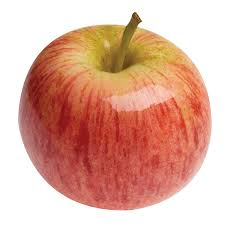
#> input picture Images/templates/apple.jpg, 225 x 225 px
$ python -i crop_resize.py   (imports and definitions only)   (older library calls are emulated)
#> lines starting #> are read from the running program, lines starting #| are printed output that depends on the picture; after the words box and inside, x2 and y2 are one past the last pixel; in counts of white or black regions, pixels touching at a corner belong together
import cv2
import numpy as np

from .image_show import image_show
# crop a image according to the largest contour detected and then resize the image to a specific size


def cnt_area(cnt):
    return cv2.contourArea(cnt, True)


# EFFECTS:  first crop and mask the img so that only fruit is centered and background turns black
#           second resize the img to 200*200
# RETURNS:  resizedFrutiOnly: the fruit image resized so that the fruit is centered
#           resizedCroppedMask: binary image, representing the fruit mask
def crop_resize(img):
    # convert to binary to detect contours
    binaryImg = blue_crop_resize(img)
    _, contours, _ = cv2.findContours(
        binaryImg, cv2.RETR_TREE, cv2.CHAIN_APPROX_NONE)

    # select the fruit contour by selecting the contour with the greatest enclosed area
    sortedCnts = sorted(contours, key=cnt_area, reverse=True)

    # making a mask according to the detected contour
    blackMask = np.zeros(img.shape, dtype=np.uint8)  # a black rectangle
    mask1 = cv2.drawContours(
        blackMask.copy(), [sortedCnts[0]], -1, (255, 255, 255), -1)  # with fruit area being white
    mask2 = cv2.drawContours(
        blackMask.copy(), [sortedCnts[1]], -1, (255, 255, 255), -1)  # with fruit area being white
    mask1 = cv2.cvtColor(mask1, cv2.COLOR_BGR2GRAY)  # convert it to gray
    mask2 = cv2.cvtColor(mask2, cv2.COLOR_BGR2GRAY)  # convert it to gray

    # crop the image and the mask so that the fruit are zoomed in and centered
    x1, y1, w1, h1 = cv2.boundingRect(sortedCnts[0])
    x2, y2, w2, h2 = cv2.boundingRect(sortedCnts[1])  # second largest
    croppedImg1 = img[y1:y1+h1, x1:x1+w1]
    croppedMask1 = mask1[y1:y1+h1, x1:x1+w1]
    croppedImg2 = img[y2:y2+h2, x2:x2+w2]
    croppedMask2 = mask2[y2:y2+h2, x2:x2+w2]

    # set the background of the fruit image to white
    fruitOnly1 = cv2.bitwise_and(croppedImg1, croppedImg1, mask=croppedMask1)
    fruitOnly2 = cv2.bitwise_and(croppedImg2, croppedImg2, mask=croppedMask2)

    # resize to 200*200
    resizedFruitOnly = [cv2.resize(
        fruitOnly1, (200, 200)), cv2.resize(fruitOnly2, (200, 200))]
    resizedCroppedMask = [cv2.resize(
        croppedMask1, (200, 200)), cv2.resize(croppedMask2, (200, 200))]

    return (resizedFruitOnly, resizedCroppedMask)


# EFFECTS:  scan an image and find the position of the fruit.
# RETURNS:  returns the coordinates of the upper corner and the width & length of the fruit, <x,y>, w, h
def fruit_position(img):
    binaryImg = blue_crop_resize(img)
    _, contours, _ = cv2.findContours(
        binaryImg, cv2.RETR_TREE, cv2.CHAIN_APPROX_NONE)

    # select the fruit contour by selecting the contour with the greatest enclosed area
    sortedCnts = sorted(contours, key=cnt_area, reverse=True)

    x1, y1, w1, h1 = cv2.boundingRect(sortedCnts[0])
    x2, y2, w2, h2 = cv2.boundingRect(sortedCnts[1])  # second largest
    return [((x1, y1), w1, h1), ((x2, y2), w2, h2)]

# EFFECTS:  calculate the average RGB of the fruit and then detect the contours based on
#           the calculated threshold


def color_pattern_crop_resize(img, color_pattern):
    blackMask = np.zeros(img.shape[:2], dtype=np.uint8)
    width, height, _ = img.shape
    for w in range(width):
        for h in range(height):
            if img[w, h, 0] > color_pattern[0] or img[w, h, 1] > color_pattern[1] or img[w, h, 2] > color_pattern[2]:
                blackMask[w, h] = 2
    retval, binaryImg = cv2.threshold(blackMask, 1, 255, cv2.THRESH_BINARY)
    return binaryImg


def avrBlueBrightness(img):
    sum = cv2.sumElems(img)
    blueSum = sum[0]
    avr_blue = blueSum / img.size
    return avr_blue


def blue_crop_resize(img):
    blueImg, _, _ = cv2.split(img)
    avr_blue_threshold = avrBlueBrightness(img) * 1.8
    _, binaryImg = cv2.threshold(
        blueImg, avr_blue_threshold, 255, cv2.THRESH_BINARY)
    return binaryImg


def is_fruit(img):
    result = [0, 0]
    binaryImg = blue_crop_resize(img)
    _, contours, _ = cv2.findContours(
        binaryImg, cv2.RETR_TREE, cv2.CHAIN_APPROX_NONE)

    # select the fruit contour by selecting the contour with the greatest enclosed area
    sortedCnts = sorted(contours, key=cnt_area, reverse=True)

    width, height = img.shape[:2]
    total_area = width * height
    if cnt_area(sortedCnts[0]) / total_area > 1/50:
        result[0] = 1
    if cnt_area(sortedCnts[1]) / total_area > 1/50:
        result[1] = 1
    return result

>>> import cv2
>>> picture = cv2.imread('../Images/templates/apple.jpg')
#> picture is the input picture: shape (225, 225, 3); mean B, G, R 155.2, 172.2, 222.2
>>> result = crop_resize(picture)
#> in blue_crop_resize, `blueImg, _, _ = cv2.split(img)`:
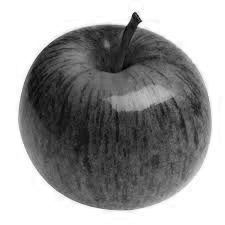
#> blueImg: shape (225, 225); min 0, max 255, mean 155.2
#> in avrBlueBrightness, `sum = cv2.sumElems(img)`: sum = (7855211, 8717433, 11249247, 0)
#> in avrBlueBrightness, `blueSum = sum[0]`: blueSum = 7855211
#> in avrBlueBrightness, `avr_blue = blueSum / img.size`: avr_blue = 51.72
#> in blue_crop_resize, `avr_blue_threshold = avrBlueBrightness(img) * 1.8`: avr_blue_threshold = 93.1
#> in blue_crop_resize, `_, binaryImg = cv2.threshold( blueImg, avr_blue_threshold, 255, cv2.TH..`:
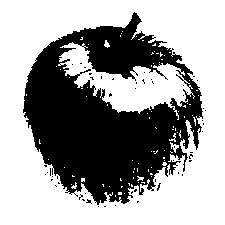
#> binaryImg: shape (225, 225); 62.5% white; 52 black regions (51 under 20 px)
#> in crop_resize, `_, contours, _ = cv2.findContours( binaryImg, cv2.RETR_TREE, cv2.CHAIN..`: contours = 175 contours, 168 with area under 20; largest, box (x1, y1, x2, y2) and area: (0, 0, 225, 225) 50176, (22, 11, 204, 206) 23891, (58, 42, 195, 120) 3876, (79, 68, 92, 75) 31, (170, 142, 179, 153) 28, (156, 182, 162, 192) 22, (85, 198, 92, 204) 20
#> in crop_resize, `sortedCnts = sorted(contours, key=cnt_area, reverse=True)`: sortedCnts has the same summary as contours
#> in crop_resize, `mask1 = cv2.drawContours( blackMask.copy(), [sortedCnts[0]], -1, (255,..`:
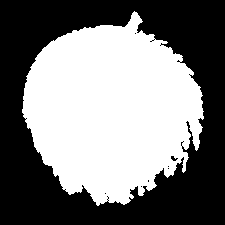
#> mask1: shape (225, 225, 3); 48.2% white; 1 white region, box (x1, y1, x2, y2) and area: (22, 11, 204, 206) 24396
#> in crop_resize, `mask2 = cv2.drawContours( blackMask.copy(), [sortedCnts[1]], -1, (255,..`:
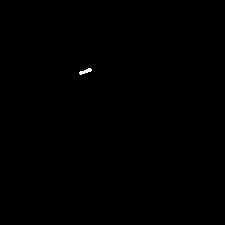
#> mask2: shape (225, 225, 3); 0.09% white; 1 white region, box (x1, y1, x2, y2) and area: (79, 68, 92, 75) 45
#> in crop_resize, `x1, y1, w1, h1 = cv2.boundingRect(sortedCnts[0])`: x1 = 22; y1 = 11; w1 = 182; h1 = 195
#> in crop_resize, `x2, y2, w2, h2 = cv2.boundingRect(sortedCnts[1])`: x2 = 79; y2 = 68; w2 = 13; h2 = 7
#> in crop_resize, `croppedImg1 = img[y1:y1+h1, x1:x1+w1]`:
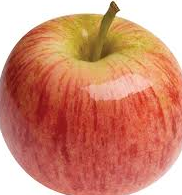
#> croppedImg1: shape (195, 182, 3); mean B, G, R 115.2, 139.1, 209.1
#> in crop_resize, `croppedMask1 = mask1[y1:y1+h1, x1:x1+w1]`:
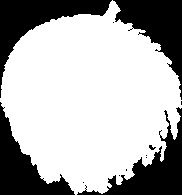
#> croppedMask1: shape (195, 182); 68.7% white; 12 black regions (7 under 20 px), largest, box (x1, y1, x2, y2) and area: (0, 0, 112, 98) 2937, (113, 0, 182, 100) 2813, (77, 107, 182, 195) 2776, (0, 102, 75, 195) 2537, (149, 145, 156, 150) 20
#> in crop_resize, `fruitOnly1 = cv2.bitwise_and(croppedImg1, croppedImg1, mask=croppedMas..`:
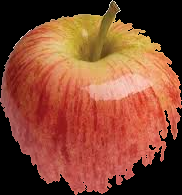
#> fruitOnly1: shape (195, 182, 3); mean B, G, R 50.2, 72.3, 134.2

$ run again, on Images/templates/banana.jpg
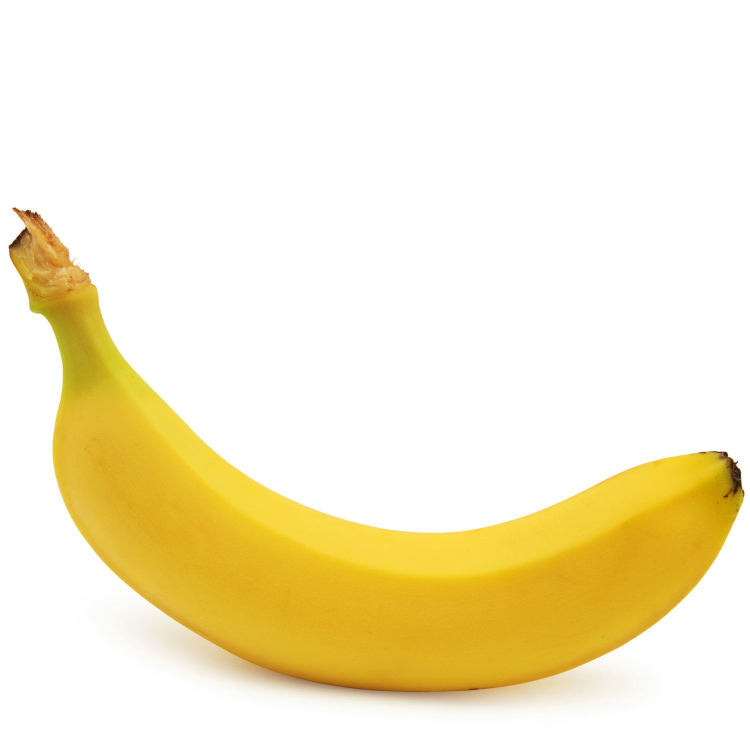
#> input picture Images/templates/banana.jpg, 1500 x 1500 px (shown at 1/2 size)
#> picture is the input picture: shape (1500, 1500, 3); mean B, G, R 205.7, 237.6, 247.5
#> sum = (462782326, 534677336, 556913570, 0)
#> blueSum = 462782326
#> avr_blue = 68.56
#> avr_blue_threshold = 123.4
#> in blue_crop_resize, `_, binaryImg = cv2.threshold( blueImg, avr_blue_threshold, 255, cv2.TH..`:
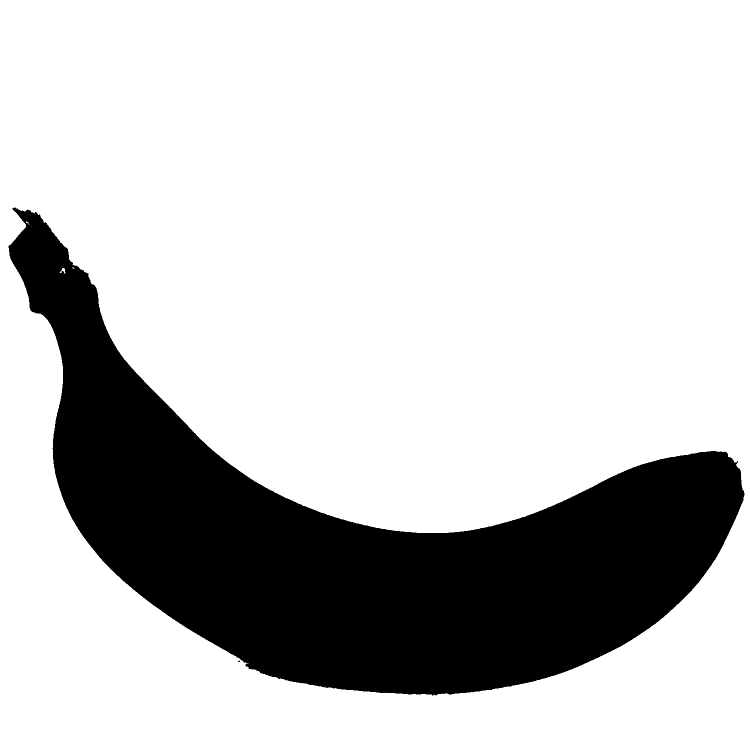
#> binaryImg: shape (1500, 1500) (shown at 1/2 size); 77.8% white; 2 black regions (1 under 20 px)
#> contours = 9 contours, 6 with area under 20; largest, box (x1, y1, x2, y2) and area: (0, 0, 1500, 1500) 2247001, (16, 414, 1490, 1392) 502151, (119, 536, 131, 547) 42
#> sortedCnts has the same summary as contours
#> x1 = 16; y1 = 414; w1 = 1474; h1 = 978
#> x2 = 475; y2 = 1320; w2 = 6; h2 = 5
#> croppedMask1: shape (978, 1474); 35% white; 1 white region, box (x1, y1, x2, y2) and area: (0, 0, 1474, 978) 504064
#> croppedMask2 = [[0, 0, 255, 255, 0, 0], [0, 255, 255, 255, 255, 0], [255, 255, 255, 255, 255, 255], [0, 255, 255, 255, 255, 255], [0, 0, 255, 255, 255, 0]]
#> in crop_resize, `fruitOnly1 = cv2.bitwise_and(croppedImg1, croppedImg1, mask=croppedMas..`:
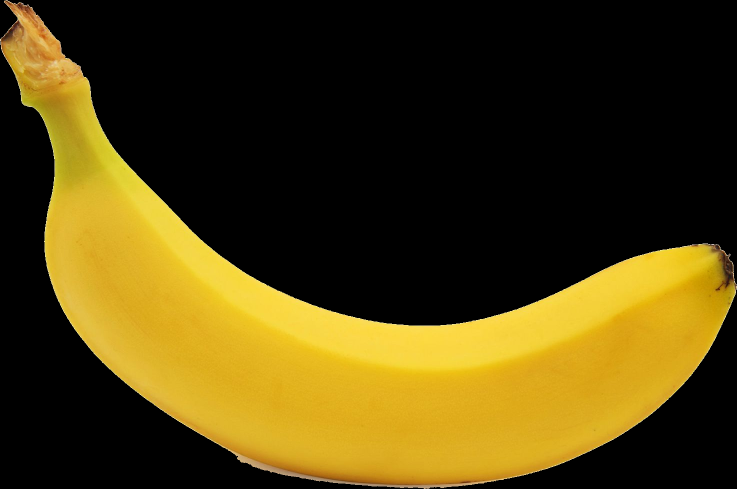
#> fruitOnly1: shape (978, 1474, 3) (shown at 1/2 size); mean B, G, R 14.3, 63.3, 78.3
